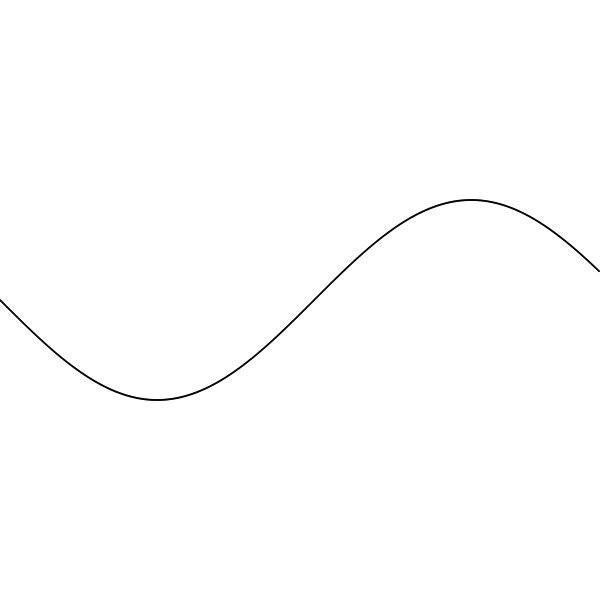
Frame 1 (no input)
Frame 2 (the mouse pressed at the canvas centre, redrawn once): identical to frame 1, image omitted

The Processing sketch that drew this single still picture (run headless with seeded random() and noise(); the mouse was pressed at the canvas centre and the sketch redrawn once):

// Processing sketch: wave_sin
// ── wave_sin.pde
void setup() {
  size(600,600);
  noStroke();
  noLoop();
}

void draw() {
  background(255);
  fill(0);
  for (int x=0; x<width; x++) {
    float y = height/2+sin(x*0.01)*100;
    ellipse(x,y,2,2);
  }
}
